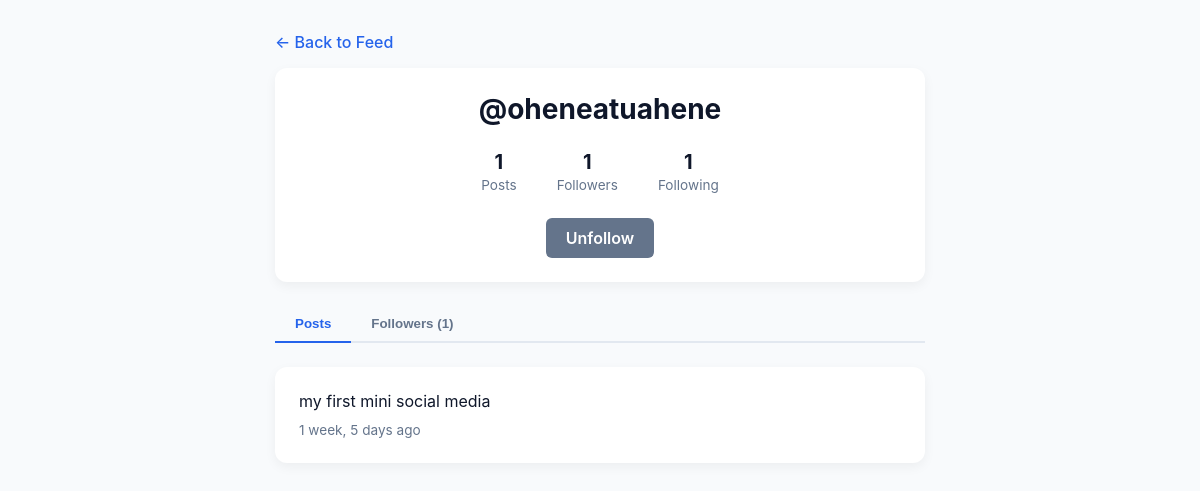
The page /social/profile/oheneatuahene/ (signed in) on the database its author committed.
### social/models.py (models this page shows, shortened)
class Profile(models.Model):
    user = models.OneToOneField(User, on_delete=models.CASCADE)
    bio = models.TextField(max_length=500, blank=True)
    following = models.ManyToManyField(User, related_name='followers', blank=True)

class Post(models.Model):
    author = models.ForeignKey(User, on_delete=models.CASCADE, related_name='posts')
    content = models.TextField()
    created_at = models.DateTimeField(auto_now_add=True)
    likes = models.ManyToManyField(User, related_name='liked_posts', blank=True)

### social/views.py (the view)
# urls.py: path('profile/<str:username>/', views.profile_view, name='social_profile'),
@login_required(login_url='social_login')
def profile_view(request, username):
    profile_user = get_object_or_404(User, username=username)
    profile, _ = Profile.objects.get_or_create(user=profile_user)
    user_posts = Post.objects.filter(author=profile_user).order_by('-created_at')
    follower_profiles = Profile.objects.filter(following=profile_user)
    user_profile, _ = Profile.objects.get_or_create(user=request.user)
    is_following = user_profile.following.filter(id=profile_user.id).exists()
    return render(request, 'social/profile.html', {
        'profile_user': profile_user,
        'profile': profile,
        'user_posts': user_posts,
        'followers': follower_profiles,
        'is_following': is_following
    })

### social/templates/social/profile.html (shortened to what this page needs)
{% load static %}
<!DOCTYPE html>
<html lang="en">
<head>
    <link rel="stylesheet" href="{% static 'social/style.css' %}">
</head>
<body>
    <div class="container">
        <div style="margin-bottom: 1rem;">
            <a href="{% url 'social_feed' %}">← Back to Feed</a>
        </div>
        <div class="card" style="text-align: center;">
            <h2 style="font-size: 1.75rem; color: #0f172a; margin-bottom: 1rem;">@{{ profile_user.username }}</h2>
            <div class="stats-bar">
                <div class="stat-item">
                    <span class="stat-value">{{ user_posts.count }}</span>
                    <span class="stat-label">Posts</span>
                </div>
                <div class="stat-item">
                    <span class="stat-value">{{ followers.count }}</span>
                    <span class="stat-label">Followers</span>
                </div>
                <div class="stat-item">
                    <span class="stat-value">{{ profile.following.count }}</span>
                    <span class="stat-label">Following</span>
                </div>
            </div>
            {% if request.user != profile_user %}
                <a href="{% url 'social_follow_user' profile_user.username %}" class="btn {% if is_following %}btn-secondary{% else %}btn-primary{% endif %}">
                    {% if is_following %}Unfollow{% else %}Follow{% endif %}
                </a>
            {% endif %}
        </div>
        <div class="tabs">
            <button class="tab-btn active" data-tab="tab-posts">Posts</button>
            <button class="tab-btn" data-tab="tab-followers">Followers ({{ followers.count }})</button>
        </div>
        <div id="tab-posts" class="tab-content active">
            {% for post in user_posts %}
                <div class="card">
                    <p style="font-size: 1rem; margin: 0 0 0.5rem 0;">{{ post.content }}</p>
                    <span style="color: #64748b; font-size: 0.85rem;">{{ post.created_at|timesince }} ago</span>
                </div>
            {% empty %}
                <p style="color: #64748b;">No posts published yet.</p>
            {% endfor %}
        </div>
    </div>
</body>
</html>

### social/static/social/style.css (style rules this page uses)
body { background-color: #f8fafc; font-family: -apple-system, BlinkMacSystemFont, "Segoe UI", Roboto, Helvetica, Arial, sans-serif; margin: 0; padding: 0; color: #0f172a; }
.container { max-width: 650px; margin: 2rem auto; padding: 0 1rem; }
.card { background: #ffffff; padding: 1.5rem; border-radius: 12px; box-shadow: 0 4px 12px rgba(0, 0, 0, 0.05); margin-bottom: 1.5rem; }
h2, h3, h5 { margin: 0; color: #0f172a; }
a { color: #2563eb; text-decoration: none; font-weight: 500; }
.stats-bar { display: flex; justify-content: center; gap: 2.5rem; margin: 1.5rem 0; }
.stat-item { text-align: center; }
.stat-value { font-size: 1.25rem; font-weight: 700; color: #0f172a; display: block; }
.stat-label { color: #64748b; font-size: 0.85rem; }
.btn { display: inline-block; padding: 10px 20px; border-radius: 6px; font-weight: 600; border: none; cursor: pointer; text-decoration: none; transition: background-color 0.2s ease; }
.btn-secondary { background: #64748b; color: #ffffff; }
.tabs { display: flex; border-bottom: 2px solid #e2e8f0; margin-bottom: 1.5rem; }
.tab-btn { padding: 10px 20px; border: none; background: none; font-weight: 600; color: #64748b; cursor: pointer; border-bottom: 2px solid transparent; margin-bottom: -2px; }
.tab-btn.active { color: #2563eb; border-bottom-color: #2563eb; }
.tab-content { display: none; }
.tab-content.active { display: block; }

### rows shown on the page
Profile: following.count "1"
Post: content "my first mini social media", created_at "1 week, 5 days"

### other values the page prints
{{ profile_user.username }} "oheneatuahene"
{{ user_posts.count }} "1"
{{ followers.count }} "1"
